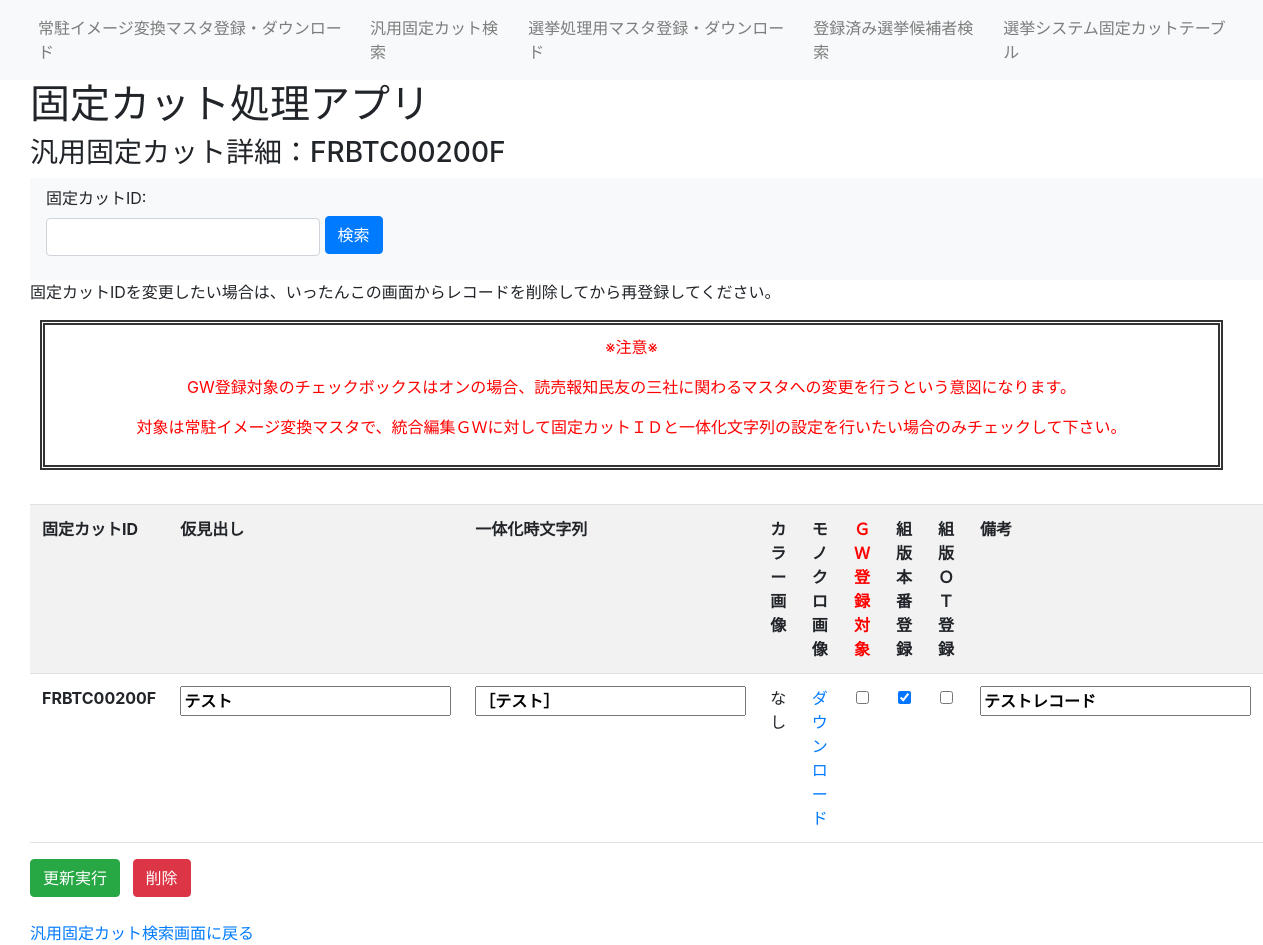
Screenshot of /general_detail/FRBTC00200F with the database file from the repository.
### fixedcut_app/models/fixedcut.py (models this page shows)
class FixedCut(db.Model):
    ___tablename__ = "fixedcut"
    id = db.Column(db.String(20), primary_key=True) #固定カットID
    midashi = db.Column(db.String(30)) #仮見出し
    Str = db.Column(db.String(100)) #一体化時文字列
    colorUrl = db.Column(db.String(100)) #カラー画像のURL
    monoUrl = db.Column(db.String(100)) #モノクロ画像のURL
    GWFlg = db.Column(db.Boolean, default=False) #GW登録対象
    prodFlg = db.Column(db.Boolean, default=False) #組版本番登録済みか
    OTFlg = db.Column(db.Boolean, default=False) #組版OT系登録済みか
    comment = db.Column(db.String(255)) #コメント
    created_at = db.Column(db.DateTime, nullable=False, default=datetime.now)  # 作成日時
    updated_at = db.Column(db.DateTime, nullable=False, default=datetime.now, onupdate=datetime.now)  # 更新日時

### fixedcut_app/views.py (the view, shortened to what this page needs)
@app.route('/general_detail/<string:id>', methods=['GET', 'POST'])
def general_detail(id):
    if request.method == 'GET':
        results = db.session.query(FixedCut).filter(FixedCut.id == id).all()
        if not results:
            return render_template('error_404.html'), 404
        print(results[0].GWFlg)
        jyochu_result = db.session.query(MJyochuImageCnv).filter(MJyochuImageCnv.fixed_cut_id == id).first()
        return render_template('general_detail.html', results=results, jyochu_result=jyochu_result)

### fixedcut_app/views.py (called while the page is built)
@app.before_request
def log_request():
    app.logger.info("Request: %s %s from %s", request.method, request.path, request.remote_addr)

### fixedcut_app/templates/general_detail.html (shortened to what this page needs)
{% extends 'layout.html' %}
{% block header %}
<h3>汎用固定カット詳細：{{results[0].id}}</h3>
{% endblock %}
{% block content %}
<p>固定カットIDを変更したい場合は、いったんこの画面からレコードを削除してから再登録してください。</p>
{% endblock %}
{% block caution %}
<div class="caution">
    <P>※注意※</p>
    <p>GW登録対象のチェックボックスはオンの場合、読売報知民友の三社に関わるマスタへの変更を行うという意図になります。</p>
    <p>対象は常駐イメージ変換マスタで、統合編集ＧＷに対して固定カットＩＤと一体化文字列の設定を行いたい場合のみチェックして下さい。</p>
</div>
{% endblock %}
{% block serchbar %}
<nav class="navbar navbar-expand-lg navbar-light bg-light">
    <form class="form-group" onsubmit="searchById(event)">
        <ul class="navbar-nav">
            <li class="nav-item">
                <label for="ID">固定カットID:</label>
                <input name="ID" type="text" class="form-control" id="ID">
            </li>
            <li class="nav-item">
                <button type="submit" class="btn btn-primary" name="search">検索</button>
            </li>
        </ul>
    </form>
</nav>
{% endblock %}
{% block serch_result %}
 <div class="pad">
    <form id="generalDetailForm" action="/general_detail/{{ results[0].id }}" method="POST" enctype="multipart/form-data" onsubmit="return confirmDetailUpdate(event)">
        <table class="table table-striped table-hover">
            <tr>
                <th>固定カットID</th>
                <th>仮見出し</th>
                <th>一体化時文字列</th>
                <th>カラー画像</th>
                <th>モノクロ画像</th>
                <th><font color="red">ＧＷ登録対象</font></th>
                <th>組版本番登録</th>
                <th>組版ＯＴ登録</th>
                <th>備考</th>
            </tr>
        {% for res in results %}
        <tr>
            <td class="text-center fw-bold">{{ res.id }}</td>
            <td class="text-center"><input name="midashi" type="text" value="{{ res.midashi }}" class="fw-bold"></input></td>
            <td class="text-center"><input name="Str" type="text" value="{{ res.Str }}" class="fw-bold"></input></td>
            <td>
                {% if ".eps" in res.colorUrl %}
                <a href="/download/static/{{ res.colorUrl }}">ダウンロード</a></td>
                {% elif ".jpg" in res.colorUrl %}
                <img src="{{ url_for('static', filename=res.colorUrl) }}" height="50" alt="">
                {% elif ".jpeg" in res.colorUrl %}
                <img src="{{ url_for('static', filename=res.colorUrl) }}" height="50" alt="">
                {% elif ".svg" in res.colorUrl %}
                <img src="{{ url_for('static', filename=res.colorUrl) }}" height="50" alt="">
                {% else %}
                <p>なし</p>
                {% endif %}
            <td>
                {% if ".eps" in res.monoUrl %}
                <a href="{{ res.monoUrl }}" download="モノクロ画像.eps">ダウンロード</a>
                {% elif ".jpg" in res.monoUrl %}
                <img src="{{ url_for('static', filename=res.monoUrl) }}" height="50" alt="">
                {% elif ".jpeg" in res.monoUrl %}
                <img src="{{ url_for('static', filename=res.monoUrl) }}" height="50" alt="">
                {% elif ".svg" in res.monoUrl %}
                <img src="{{ url_for('static', filename=res.monoUrl) }}" height="50" alt="">
                {% else %}
                <p>なし</p>
                {% endif %}
            </td>
            <td class="text-center">
                {% if res.GWFlg==True %}
                <input name="GWFlg" type="checkbox" checked class="fw-bold">
                {% else %}
                <input name="GWFlg" type="checkbox" class="fw-bold">
                {% endif %}
            </td>
             <td class="text-center">
                {% if res.prodFlg==True %}
                <input name="prodFlg" type="checkbox" checked class="fw-bold">
                {% else %}
                <input name="prodFlg" type="checkbox" class="fw-bold">
                {% endif %}
            </td>
            <td class="text-center">
                {% if res.OTFlg==True %}
                <input name="OTFlg" type="checkbox" checked class="fw-bold">
                {% else %}
                <input name="OTFlg" type="checkbox" class="fw-bold">
                {% endif %}
            </td>
            <td class="text-center"><input name="comment" type="text" value="{{ res.comment }}" class="fw-bold"></input></td>
        </tr>
        {% endfor %}
    </table>
    <div class="mt-3">
        <button type="submit" class="btn btn-success me-2">更新実行</button>
        <button type="button" class="btn btn-danger" onclick="confirmDelete('{{ results[0].id }}')">削除</button>
    </div>
</form>
</div>
{% endblock %}
{% block footer %}
<div class="mt-4">
    <a href="/general">汎用固定カット検索画面に戻る</a>
</div>
{% endblock %}

### fixedcut_app/templates/static/css/style.css (style rules this page uses)
.pad { padding-left: 30px; }
.caution { padding: 10px; margin-left: 40px; margin-right: 40px; margin-bottom: 10px; border: 5px double #333333; color: red; text-align: center; }

### rows the page displays
FixedCut: id "FRBTC00200F", midashi "テスト", Str "［テスト］", shows "なし", comment "テストレコード"
